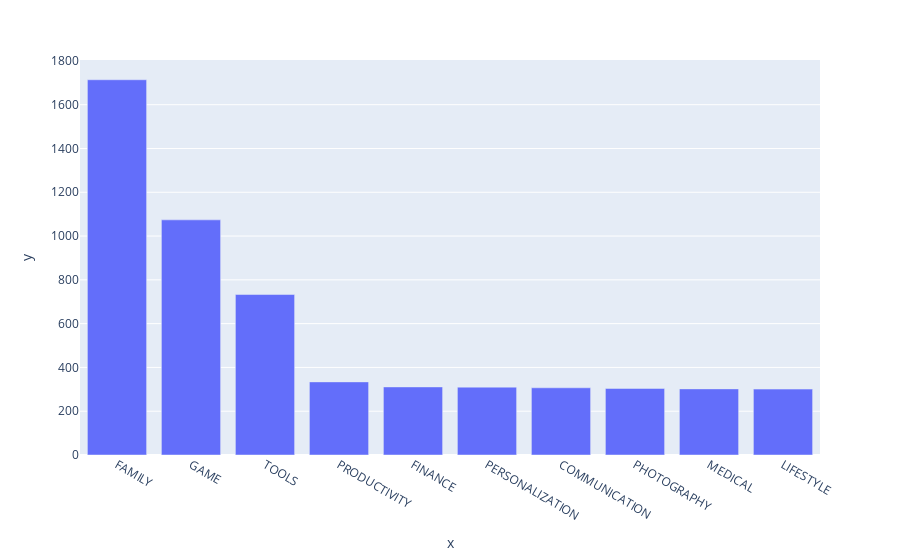

This figure's notebook cell:
### Markdown cell above
### Vertical Bar Chart - Highest Competition (Number of Apps)

### Code cell
px.bar(x=top10_categories.index, y=top10_categories.values)

### Figure 1 — Plotly figure (JSON) as saved in the notebook; plotly's stock layout.template omitted (floating-point values rounded to 4 significant figures)
{"data": [{"alignmentgroup": "True", "hovertemplate": "x=%{x}<br>y=%{y}<extra></extra>", "legendgroup": "", "marker": {"color": "#636efa", "pattern": {"shape": ""}}, "name": "", "offsetgroup": "", "orientation": "v", "showlegend": false, "textposition": "auto", "type": "bar", "x": ["FAMILY", "GAME", "TOOLS", "PRODUCTIVITY", "FINANCE", "PERSONALIZATION", "COMMUNICATION", "PHOTOGRAPHY", "MEDICAL", "LIFESTYLE"], "xaxis": "x", "y": [1714, 1074, 733, 334, 311, 310, 307, 304, 302, 301], "yaxis": "y"}], "layout": {"barmode": "relative", "legend": {"tracegroupgap": 0}, "margin": {"t": 60}, "xaxis": {"anchor": "y", "domain": [0, 1], "title": {"text": "x"}}, "yaxis": {"anchor": "x", "domain": [0, 1], "title": {"text": "y"}}}}
